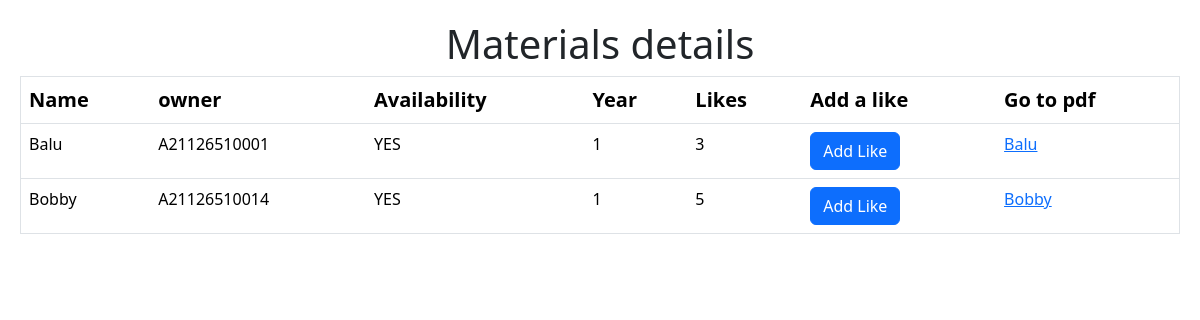
Screenshot of /first_year.php (signed in) with the database file from the repository.
### tables this page shows
CREATE TABLE `material` (
  `id` int(11) NOT NULL,
  `name` varchar(100) NOT NULL,
  `file` varchar(100) DEFAULT NULL,
  `owner` varchar(100) DEFAULT NULL,
  `avail` varchar(100) NOT NULL,
  `year` int(11) NOT NULL,
  `Likes` int(11) NOT NULL
);

### first_year.php (the view, shortened to what this page needs)
<?php
$host = "localhost";
$user = "root";
$password = "";
$db = "schoolproject";
$data = mysqli_connect($host, $user, $password, $db);
$sql1 = "SELECT * FROM `user` WHERE username='" . $_SESSION['username'] . "'";
$result1 = mysqli_query($data, $sql1);
$row1 = $result1->fetch_assoc();
$sql = "SELECT * FROM `material` where year='1'";
$result = mysqli_query($data, $sql);
?>
<!DOCTYPE html>
<html lang="en">
<head>
    <link rel="stylesheet" href="admin.css">
    <link rel="stylesheet" href="https://cdn.jsdelivr.net/npm/bootstrap@5.3.2/dist/css/bootstrap.min.css">
</head>
<body>
    <div class="content">
        <h1>Materials details</h1>
        <table class="table">
            <thead>
                <tr>
                    <th scope="col">Name</th>
                    <th scope="col">owner</th>
                    <th scope="col">Availability</th>
                    <th scope="col">Year</th>
                    <th scope="col">Likes</th>
                    <th scope="col">Add a like</th>
                    <th scope="col">Go to pdf</th>
                </tr>
            </thead>
            <tbody>
                <?php
                while ($row = $result->fetch_assoc()) {
                ?>
                    <tr>
                        <td><?php echo $row["name"]; ?></td>
                        <td><?php echo $row["owner"]; ?></td>
                        <td><?php echo $row["avail"]; ?></td>
                        <td><?php echo $row["year"]; ?></td>
                        <td><?php echo $row["Likes"]; ?></td>
                        <td>
                            <?php
                            if (isset($_SESSION['username']) && (($row['avail'] == "NO" && $row['year'] == $row1['Year']) || $row['avail'] == "YES")) {
                                $materialId = $row['id'];
                                echo "<form method='post'>
                                            <input type='hidden' name='material_id' value='$materialId'>
                                            <button type='submit' name='like' class='btn btn-primary'>Add Like</button>
                                          </form>";
                            }
                            ?>
                        </td>
                        <td>
                            <?php
                            if (($row['avail'] == "NO" && $row['year'] == $row1['Year']) || $row['avail'] == "YES") {
                                $nam = $row['name'];
                                echo "<a href='{$row['file']}' target='_blank'>$nam</a>";
                            }
                            ?>
                        </td>
                    </tr>
                <?php
                }
                ?>
            </tbody>
        </table>
    </div>
</body>
</html>

### admin.css (style rules this page uses)
* { margin: 0; padding: 0; box-sizing: border-box; }
body { font-family: 'Arial', sans-serif; background-color: #f8f9fa; }
a { text-decoration: none; }

### first_year.php (style rules this page uses)
table { border: 1px solid black; }
th { padding: 20px; font-size: 20px; }
body { font-family: Arial, sans-serif; margin: 0; padding: 0; background-color: #f8f9fa; }
.content { padding: 20px; margin: 0 auto; max-width: 1200px; }
h1 { text-align: center; margin-bottom: 20px; color: #343a40; }
table { width: 100%; border-collapse: collapse; background-color: #fff; }
th, td { padding: 12px; text-align: left; border-bottom: 1px solid #dee2e6; }
th { background-color: #e9ecef; font-weight: bold; color: #495057; }
td { color: #495057; }
.btn-primary { background-color: #007bff; border-color: #007bff; color: #fff; padding: 8px 16px; border-radius: 4px; cursor: pointer; }

### rows the page displays
material: name "Balu", owner "A21126510001", avail "YES", year "1", Likes "3"
material: name "Bobby", owner "A21126510014", avail "YES", year "1", Likes "5"
